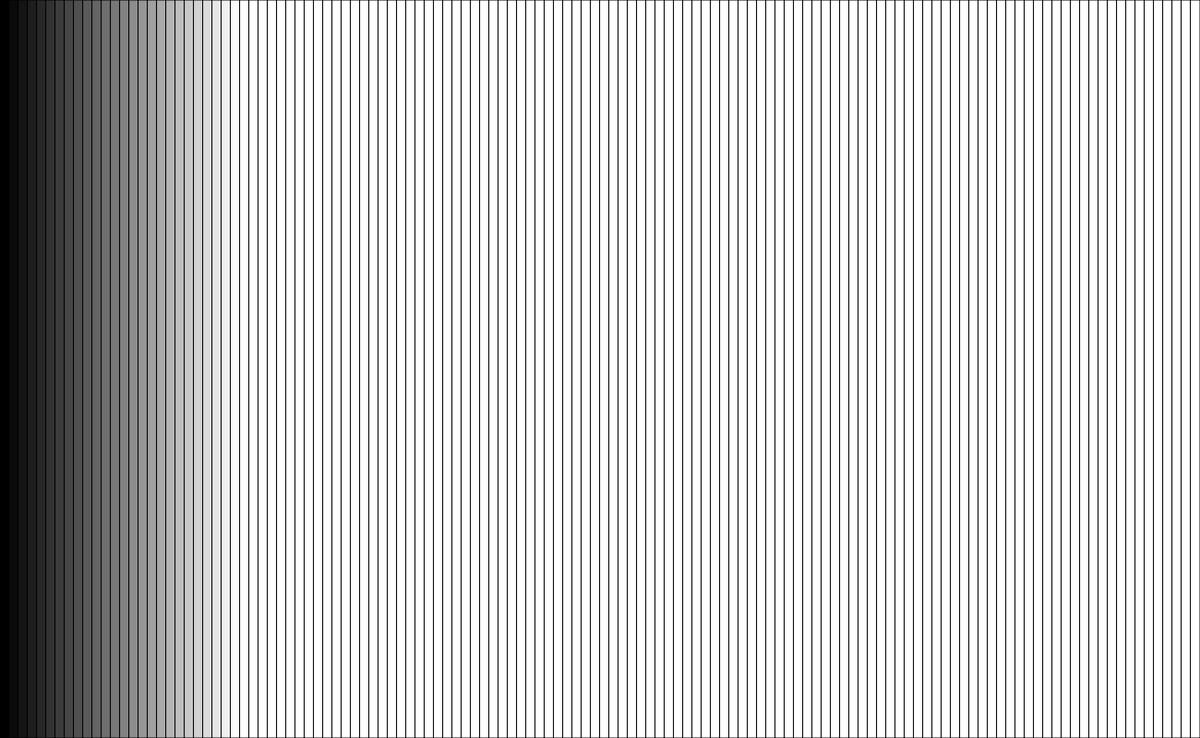
Frame 1 (no input)
Frame 60 (no input): identical to frame 1, image omitted
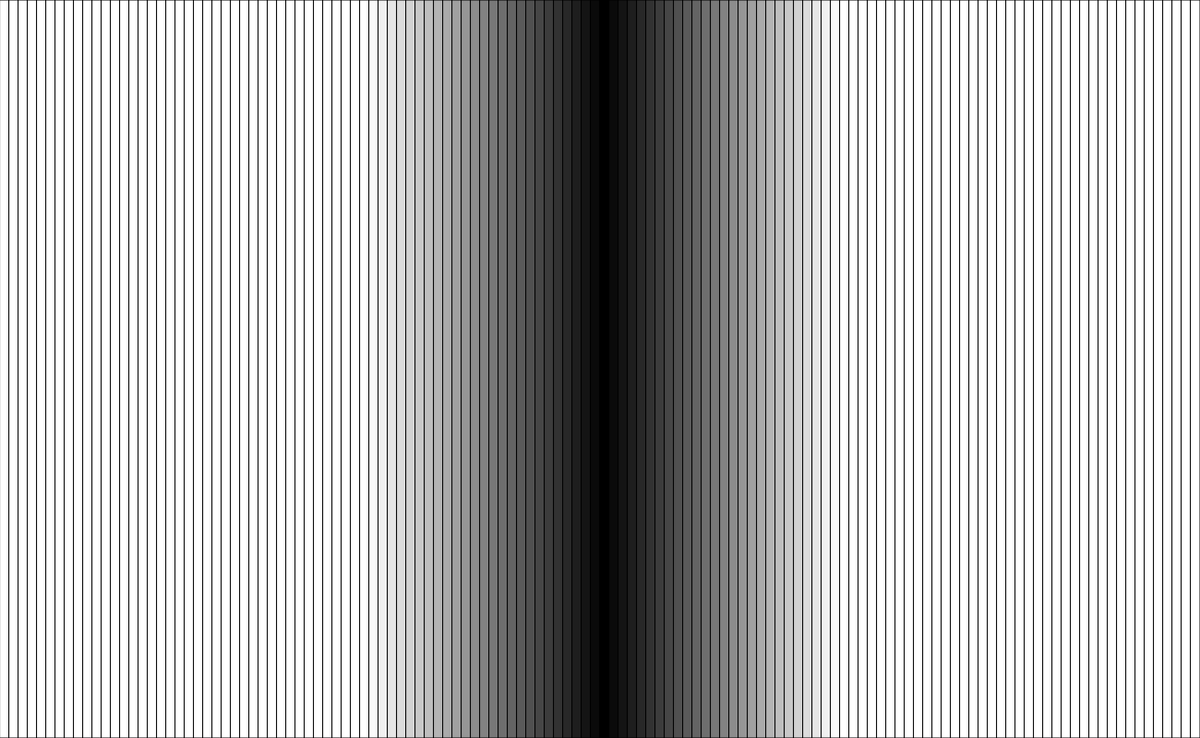
Frame 120 (the mouse pressed at the canvas centre since frame 60)

The p5.js sketch that drew these frames (run headless with seeded random() and noise() and a simulated clock; from frame 60 on, the mouse is pressed at the canvas centre):

// p5.js sketch
// ── sketch.js
function setup() {
  createCanvas(1300, 800);
}

function draw () {
  var i = 0;
  while (i < width) {
  var distance = abs(mouseX-i)
  fill(distance);
  rect(i, 0, 10, height);
  i = i + 10;
  }
}
